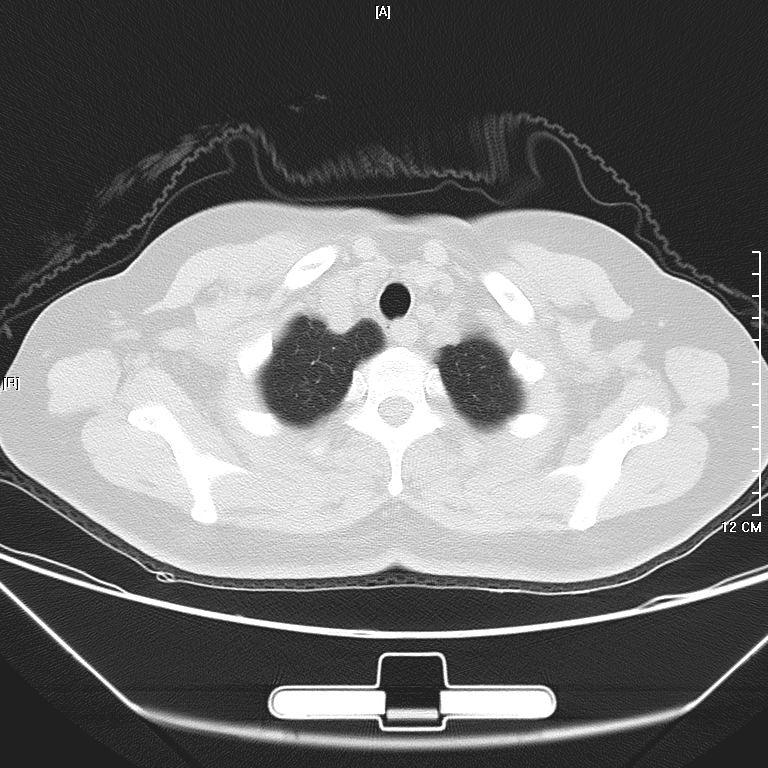
#> input picture CovidNet CT/NCP/1009/2570/0004.bmp, 768 x 768 px; its folder holds only this picture in this run
$ python -i data_utils.py   (imports and definitions only)   (older library calls are emulated)
#> lines starting #> are read from the running program, lines starting #| are printed output that depends on the picture; after the words box and inside, x2 and y2 are one past the last pixel; in counts of white or black regions, pixels touching at a corner belong together
#> further down, picture is the input picture: shape (768, 768, 3); min 0, max 255, mean 117.1
import os
import cv2
import glob
import itertools
import numpy as np

IMG_EXTENSIONS = ('png', 'jpg', 'jpeg', 'tif', 'bmp')


# [15 lines left out: functions hu_to_uint8, ensure_uint8, not called in this run]


def find_contours(binary_image):
    """Helper function for finding contours"""
    return cv2.findContours(binary_image, cv2.RETR_CCOMP, cv2.CHAIN_APPROX_SIMPLE)[0]


def body_contour(binary_image):
    """Helper function to get body contour"""
    contours = find_contours(binary_image)
    areas = [cv2.contourArea(cnt) for cnt in contours]
    body_idx = np.argmax(areas)
    return contours[body_idx]


def auto_body_crop(image, scale=1.0):
    """Roughly crop an image to the body region"""
#> called with scale = 1
    # Create initial binary image
    filt_image = cv2.GaussianBlur(image, (5, 5), 0)
    thresh = cv2.threshold(filt_image[filt_image > 0], 0, 255, cv2.THRESH_BINARY + cv2.THRESH_OTSU)[0]
#> thresh = 130
    bin_image = np.uint8(filt_image > thresh)
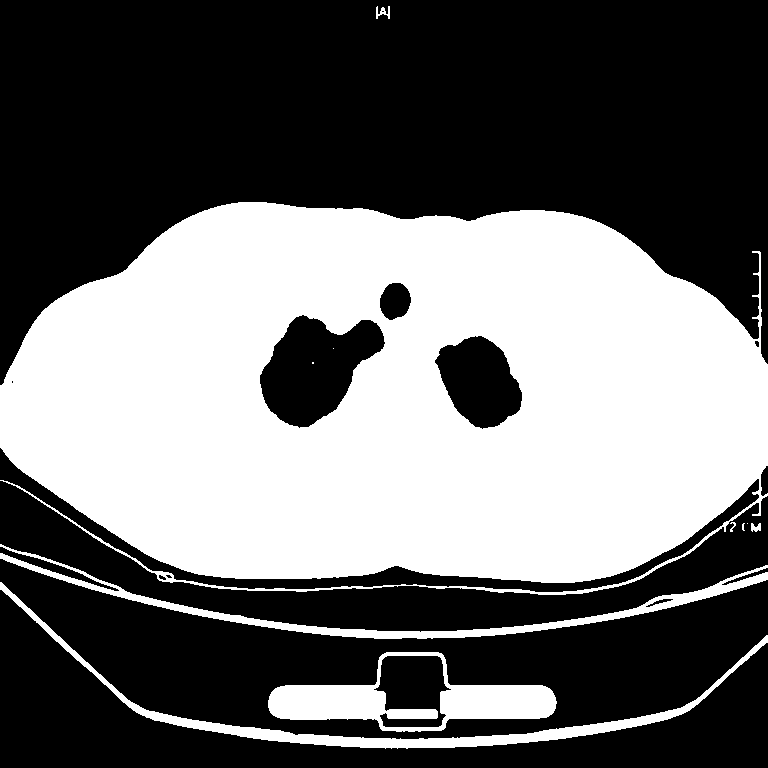
#> bin_image: shape (768, 768, 3); values 0 (black) and 1 (white), 42% white; 11 white regions (4 under 20 px), largest, box (x1, y1, x2, y2) and area: (0, 202, 768, 595) 225127, (268, 652, 557, 732) 8949, (0, 582, 768, 749) 6874
    erode_kernel = np.ones((7, 7), dtype=np.uint8)
    bin_image = cv2.erode(bin_image, erode_kernel)
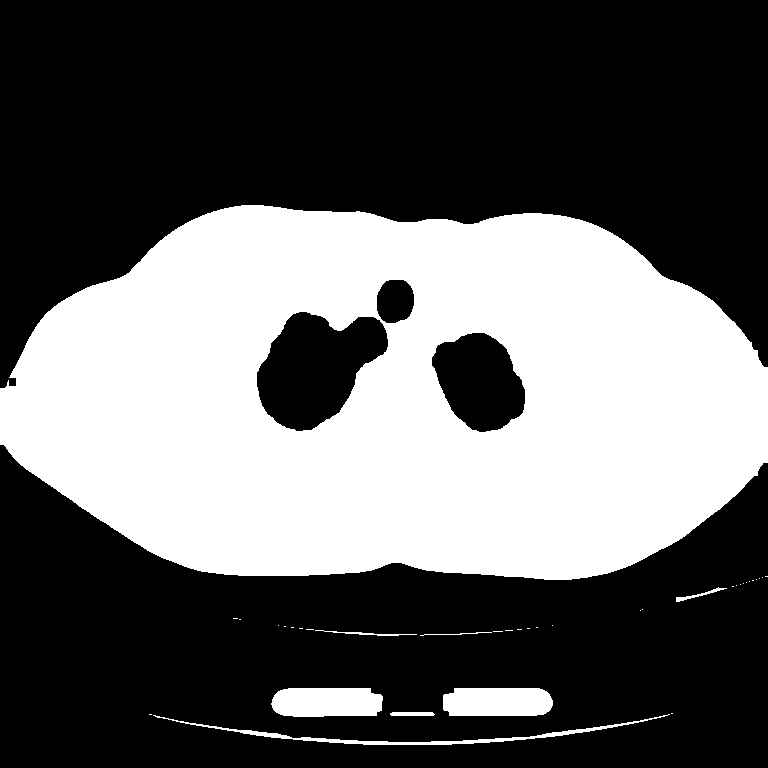
#> bin_image: shape (768, 768, 3); values 0 (black) and 1 (white), 37.4% white; 36 white regions (28 under 20 px), largest, box (x1, y1, x2, y2) and area: (0, 205, 768, 580) 212776, (271, 688, 383, 717) 2937, (443, 688, 553, 716) 2879

    # Find body contour
    body_cont = body_contour(bin_image).squeeze()

    # Get bbox
    xmin = body_cont[:, 0].min()
    xmax = body_cont[:, 0].max() + 1
    ymin = body_cont[:, 1].min()
    ymax = body_cont[:, 1].max() + 1

    # Scale to final bbox
    if scale > 0 and scale != 1.0:
        center = ((xmax + xmin)/2, (ymin + ymax)/2)
        width = scale*(xmax - xmin + 1)
        height = scale*(ymax - ymin + 1)
        xmin = int(center[0] - width/2)
        xmax = int(center[0] + width/2)
        ymin = int(center[1] - height/2)
        ymax = int(center[1] + height/2)

    return image[ymin:ymax, xmin:xmax], (xmin, ymin, xmax, ymax)


# [30 lines left out: functions multi_ext_file_iter, exterior_exclusion, not called in this run]

>>> import cv2
>>> picture = cv2.imread('../CovidNet CT/NCP/1009/2570/0004.bmp')
#> (the run stopped early here; a loop or call above may not have finished)

$ run again, on CovidNet CT/NCP/1009/2570/0007.bmp
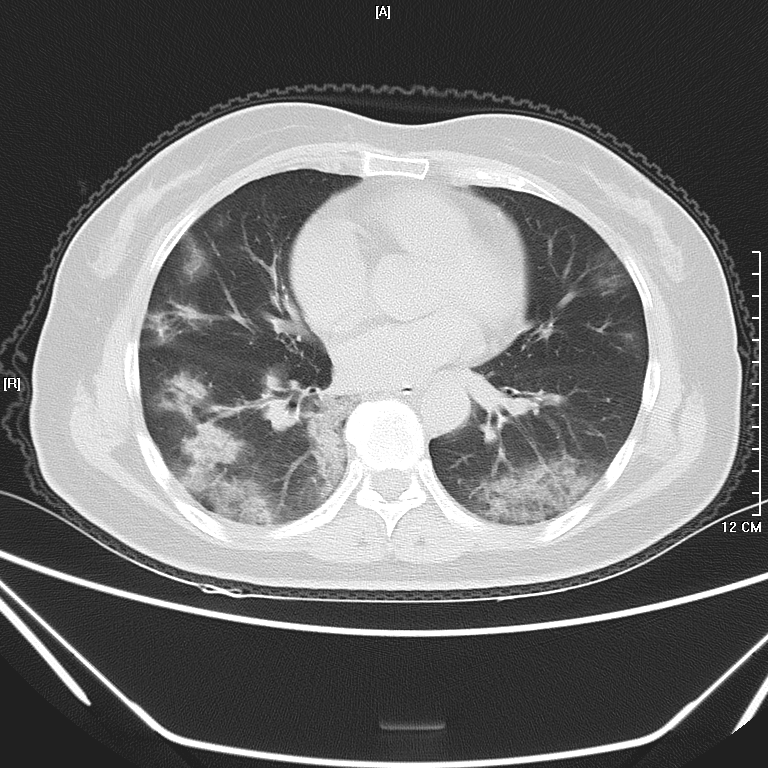
#> input picture CovidNet CT/NCP/1009/2570/0007.bmp, 768 x 768 px
#> picture is the input picture: shape (768, 768, 3); min 0, max 255, mean 115
#> thresh = 131
#> in auto_body_crop, `bin_image = np.uint8(filt_image > thresh)`:
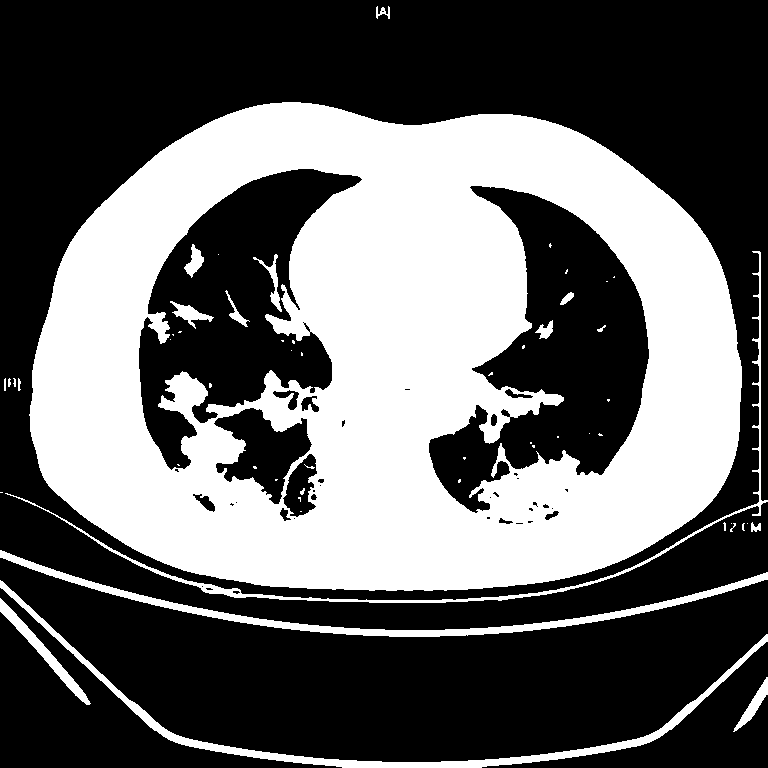
#> bin_image: shape (768, 768, 3); values 0 (black) and 1 (white), 39.4% white; 55 white regions (36 under 20 px), largest, box (x1, y1, x2, y2) and area: (29, 102, 742, 591) 214054, (0, 580, 768, 768) 5885, (0, 550, 768, 637) 5411
#> in auto_body_crop, `bin_image = cv2.erode(bin_image, erode_kernel)`:
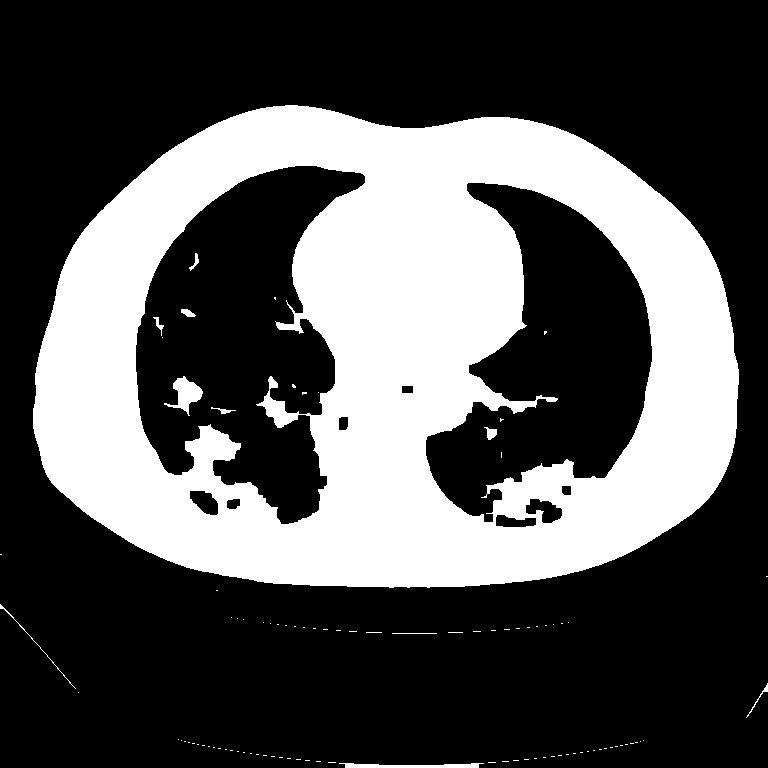
#> bin_image: shape (768, 768, 3); values 0 (black) and 1 (white), 32.6% white; 95 white regions (84 under 20 px), largest, box (x1, y1, x2, y2) and area: (33, 105, 739, 588) 190381, (164, 376, 203, 416) 659, (339, 763, 484, 768) 499
